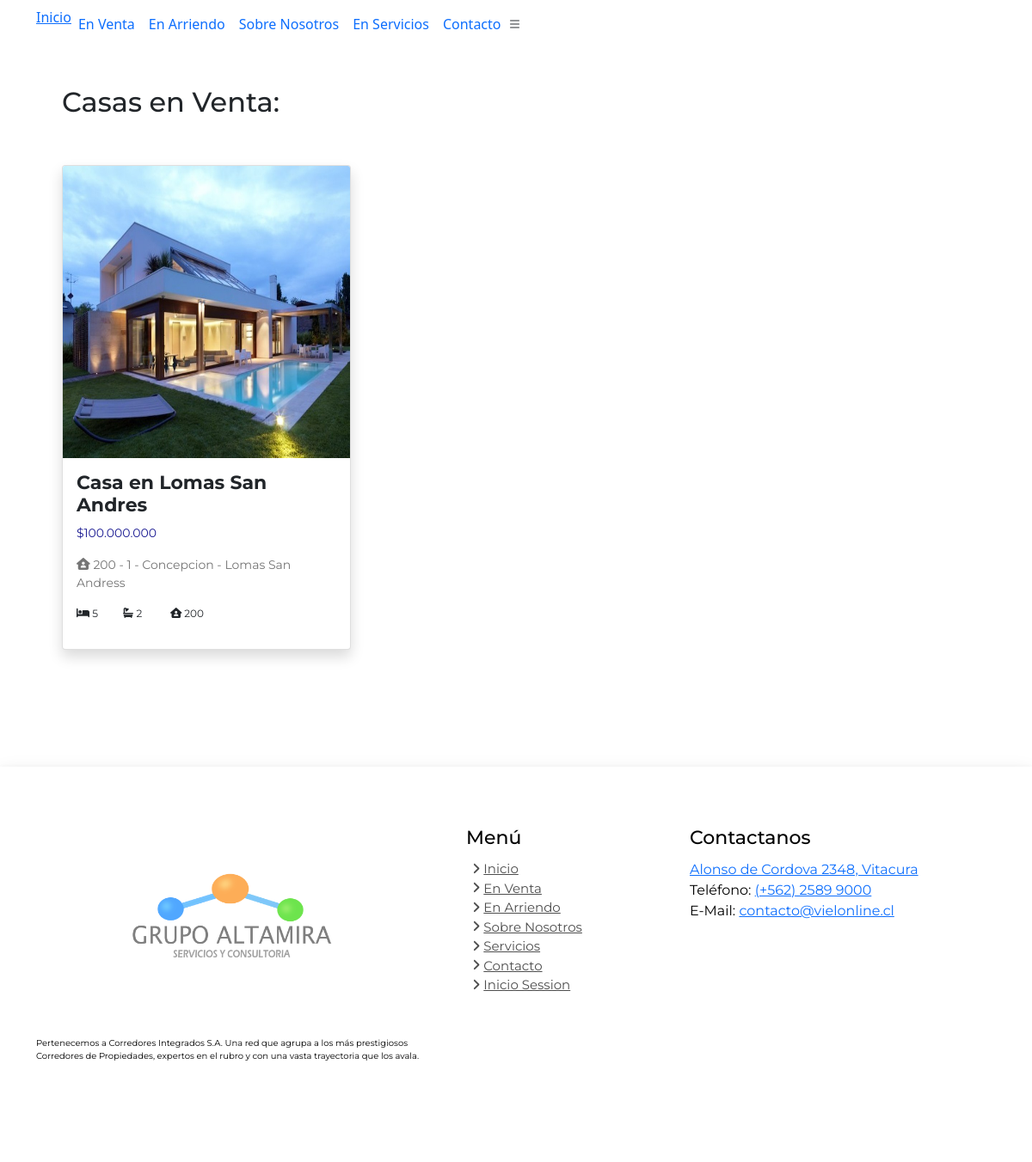
Page /venta/ on the committed database.
### service/models.py (models this page shows)
class BienRaiz(models.Model):
    title               = models.CharField(max_length=50, null=False, blank=False)
    description         = models.TextField(max_length=5000, null=False, blank=False)
    date_published      = models.DateTimeField(auto_now_add=True, verbose_name="date published")
    date_updated        = models.DateTimeField(auto_now=True, verbose_name="date updated")
    price               = models.CharField(max_length=20,null=False, blank=False)                        # precio
    common_expenses     = models.IntegerField(null=True, blank=True)                                     # gastos comunes
    m2_construction         = models.IntegerField()                                     # metros cuadrados construccion
    m2_terrain              = models.IntegerField()                                     # metros cadrados terreno
    height                  = models.FloatField()                                       # alto
    width                   = models.FloatField()                                       # ancho
    n_bath                  = models.IntegerField()                                     # numero de baños
    n_room                  = models.IntegerField()                                     # numero habitaciones
    n_parking               = models.IntegerField()                                     # numero de estacionamiento
    n_flat                  = models.IntegerField()                                     # numero de pisos
    country                 = models.CharField(max_length=50,null=False, blank=False)   # pais
    town                    = models.CharField(max_length=50,null=False, blank=False)   # ciudad
    sector                  = models.CharField(max_length=50,null=False, blank=False)   # sector
    is_vent                 = models.BooleanField()
    favorite                = models.BooleanField()
    region                  = models.IntegerField(null=False, blank=False,choices=REGION_STATUS,default = 1)   # region
    operation               = models.IntegerField(null=False,blank=False,choices=OPERATION_STATUS,default = 1)
    type_p                  = models.IntegerField(null=False,blank=False,choices=TYPE_STATUS,default = 1)
    author                  = models.ForeignKey(settings.AUTH_USER_MODEL, on_delete=models.CASCADE) # usuario
    img_principal           = models.ImageField(upload_to=upload_location2, null=True, blank=True)
    code                    = models.IntegerField(unique=True)

### app/views.py (the view)
def venta_page(request):
    context = {}
    servicio = BienRaiz.objects.filter(is_vent = True,)
    context['servicios'] = servicio
    return render(request,'venta.html',context)

### app/templates/venta.html (shortened to what this page needs)
{% extends 'base.html' %}
{% load static %}
{% block content %}
<header id="header" class="fixed-top ">
    <div class="container d-flex align-items-center">
        <nav id="navbar" class="navbar navbar-expand-lg ">
            <div class="collapse navbar-collapse" id="navbarNavAltMarkup">
                <ul class="navbar-nav ml-auto">
                    <div class="navbar-nav">
                        <li><a class="getstarted2 scrollto cnav2" href="/"> Inicio </a></li>
                        <li><a class="nav-link scrollto cnav2 " href="/venta/"> En
                                Venta</a></li>
                        <li><a class="nav-link scrollto cnav2" href="/arriendo/"> En
                                Arriendo</a></li>
                        <li><a class="nav-link   scrollto cnav2" href="/nosotros/"> Sobre
                                Nosotros</a></li>
                        <li><a class="nav-link   scrollto cnav2" href="/servicios/">
                                En Servicios</a></li>
                        <li><a class="nav-link scrollto cnav2" href="/contacto/">
                                Contacto</a></li>
                </ul>
            </div>
            <i class="bi bi-list mobile-nav-toggle"></i>
        </nav>
    </div>
</header>
<div class="container">
    <h1>Casas en Venta: </h1>
    <br>
    <div class="row">
        {% if servicios %}
        {% for ser in servicios %}
        <div class="col-12 col-sm-12 col-md-12 col-lg-6 col-xl-4 col-xxl-4 my-2">
            <div class="card shadow">
                {% if ser.img_principal %}
                    <div class="zoom-desing img-fluid">
                        <img src="{{ser.img_principal.url}}" class="card-img-top resize-img" alt="...">
                    </div>
                {% endif %}
                <div class="card-body">
                    <h5 class="card-title"> <strong>{{ser.title}} </strong> </h5>
                    <p class="text-color"> ${{ser.price}} </p>
                    <p class="card-text text-description"> <i class="fas fa-house-user"></i> {{ser.m2_construction}} - {{ser.region}} -
                        {{ser.town}} - {{ser.sector}}</p>
                    <div class="row">
                        <div class="col-2 col-sm-2 col-md-2 col-lg-2">
                            <p style="font-size: 12px;"><i class="fas fa-bed"></i> {{ser.n_room}}</p>
                        </div>
                        <div class="col-2 col-sm-2 col-md-2 col-lg-2 move-right">
                            <p style="font-size: 12px;"><i class="fas fa-bath"></i> {{ser.n_bath}} </p>
                        </div>
                        <div class="col-3 col-sm-3 col-md-3 col-lg-3 move-right2">
                            <p style="font-size: 12px;"><i class="fas fa-house-user"></i> {{ser.m2_construction}}</p>
                        </div>
                        <div class="col-5 col-sm-5 col-md-5 col-lg-5"></div>
                    </div>
                </div>
            </div>
        </div>
        {% endfor %}
        {% else %}
        <h1> No se han encontrado resultados </h1>
        <div class="alto-div"></div>
        {% endif %}
    </div>
</div>
{% endblock content %}

### app/static/css/style_principal.css (style rules this page uses)
* { margin: 0; padding: 0; background : transparent; }
h1,h2,h3,h4,h5 { font-family: "Montserrat", sans-serif; font-size: 22px; }
p { font-family: "Montserrat", sans-serif; font-size:14px; }
.text-color { color: rgb(26, 26, 146); }
.text-description { color: rgb(117, 117, 117); font-size: 14px; }
li { list-style-type: none; }
.resize-img { height: 300px; }
@media only screen and (max-width: 1400px) { .resize-img { height: 240px; } }
@media only screen and (max-width: 1200px) { .resize-img { height: 340px; } }

### app/static/css/css_element_utils.css (style rules this page uses)
html { line-height: 1.15; -webkit-text-size-adjust: 100%; }
body { margin: 0; }
h1 { font-size: 2em; margin: 0.67em 0; }
a { background-color: transparent; }
b, strong { font-weight: bolder; }
img { border-style: none; }

### rows in the picture
BienRaiz: img_principal (picture), title "Casa en Lomas San Andres", price "100.000.000", m2_construction "200", region "1", town "Concepcion", sector "Lomas San Andress", n_room "5", n_bath "2"
